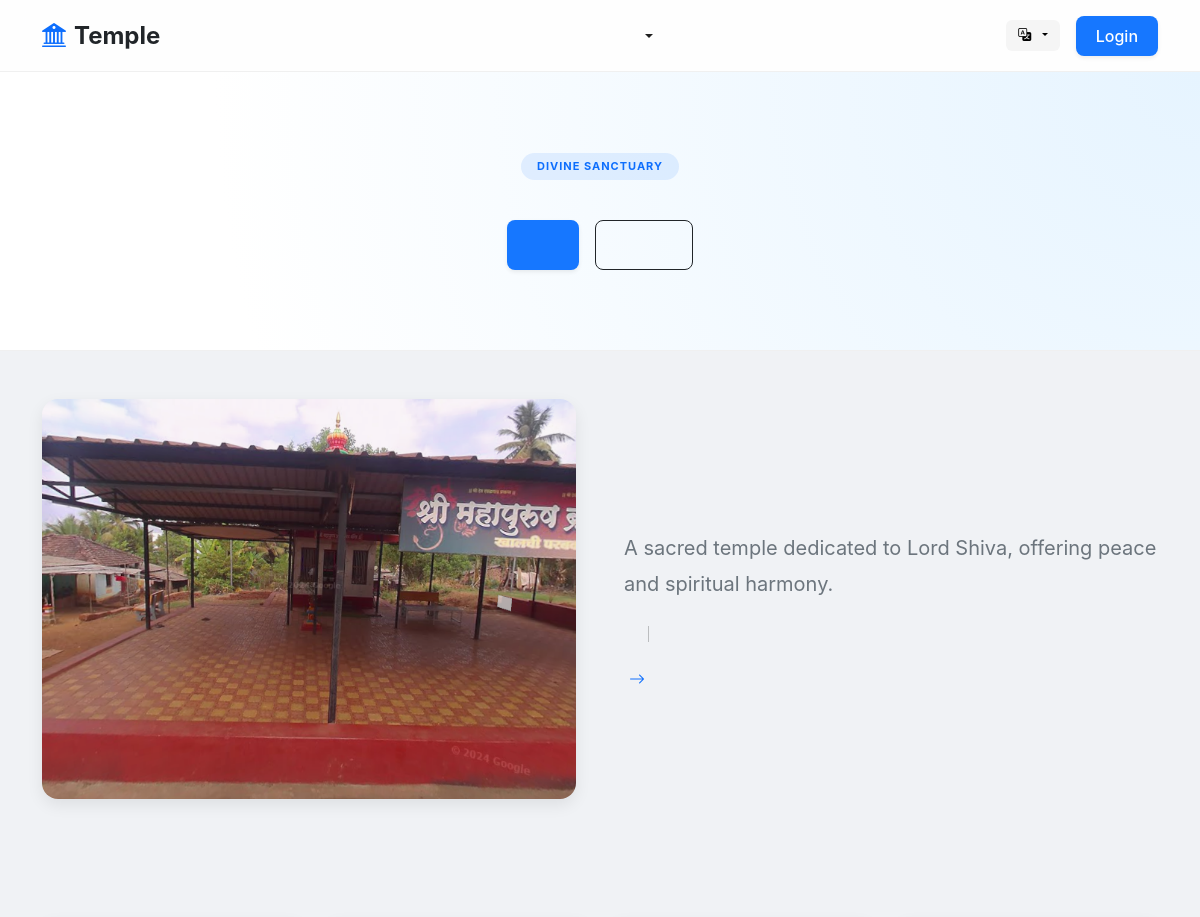
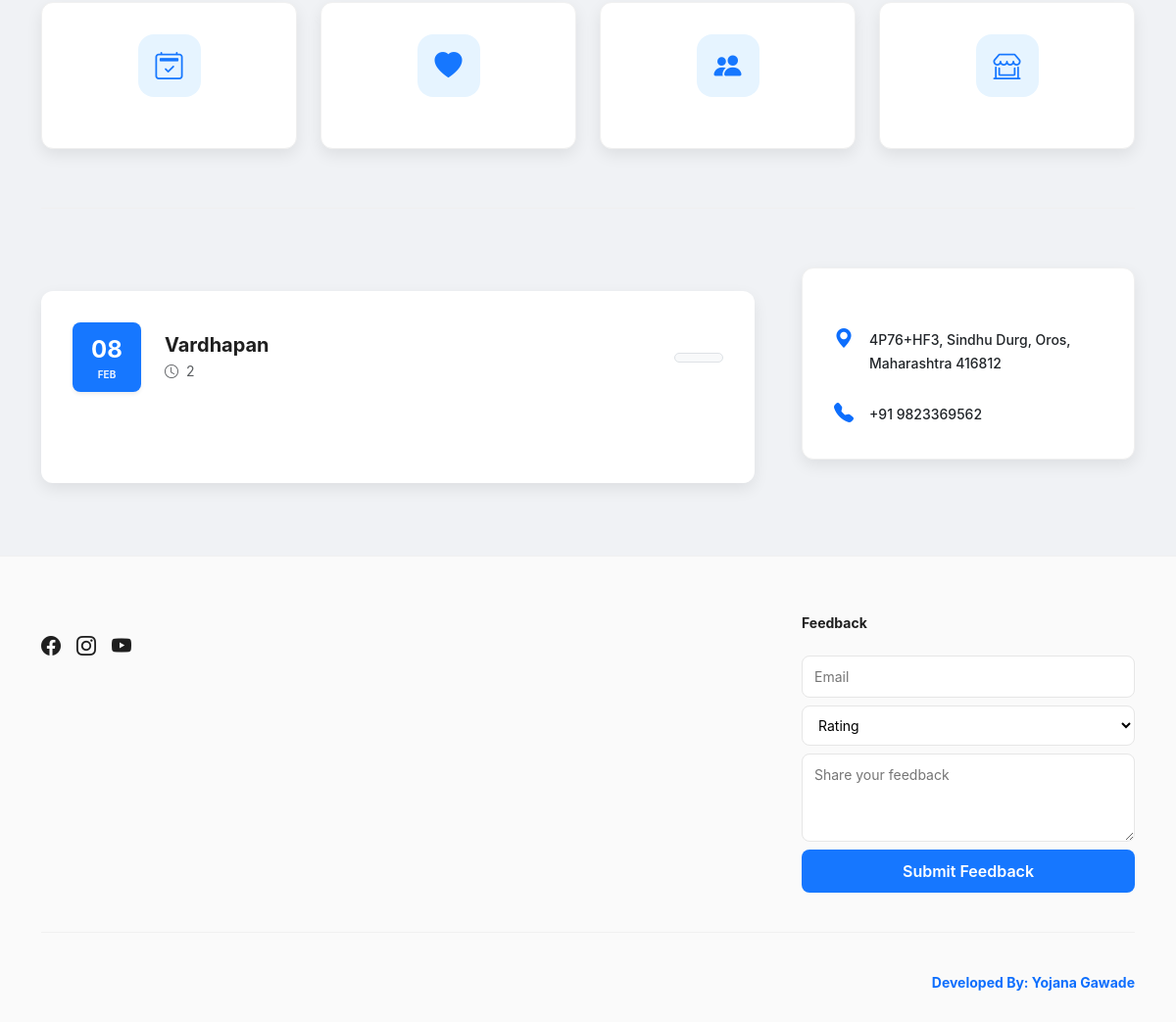
The page / on the database its author committed (2 pictures, top to bottom).
### tables this page shows
CREATE TABLE `temple_info` (
  `id` int(11) NOT NULL,
  `temple_name` varchar(255) NOT NULL,
  `description` text DEFAULT NULL,
  `photo` varchar(255) NOT NULL,
  `contact` varchar(100) DEFAULT NULL,
  `time` varchar(100) DEFAULT NULL,
  `address` varchar(255) NOT NULL,
  `location` varchar(255) DEFAULT NULL
);

CREATE TABLE `events` (
  `id` int(11) NOT NULL,
  `name` varchar(150) NOT NULL,
  `duration` varchar(50) DEFAULT NULL,
  `conduct_on` date DEFAULT NULL,
  `max_participants` int(11) DEFAULT NULL,
  `created_at` timestamp NOT NULL DEFAULT current_timestamp()
);

### includes/lang.php (called while the page is built, shortened)
<?php
$lang = $_SESSION['lang']
    ?? $_COOKIE['lang']
    ?? 'en';
$langFile = __DIR__ . "/../lang/{$lang}.php";
$t = require $langFile;

### index.php (the view, shortened to what this page needs)
<?php
require __DIR__ . '/includes/lang.php';
$eventQuery = false;
if ($con && $con !== false) {
    $templeQuery = mysqli_query($con, "SELECT * FROM temple_info LIMIT 1");
    if ($templeQuery && mysqli_num_rows($templeQuery) > 0) {
        $templeData = mysqli_fetch_assoc($templeQuery);
        $temple['temple_name'] = $templeData['temple_name'];
        $temple['description'] = $templeData['description'];
        $temple['location'] = $templeData['location'];
        $temple['contact'] = $templeData['contact'];
        $temple['time'] = $templeData['time'];
        $temple['address'] = $templeData['address'];
        $temple['photo'] = $templeData['photo'] ? '' : "assets/images/temple.png";
    }
    $eventQuery = mysqli_query($con, "SELECT * FROM events WHERE conduct_on >= CURDATE() ORDER BY conduct_on ASC LIMIT 3");
}
?>
<!DOCTYPE html>
<html lang="<?php echo $lang; ?>">
<head>
    <link href="https://cdn.jsdelivr.net/npm/bootstrap@5.3.0/dist/css/bootstrap.min.css" rel="stylesheet">
    <link rel="stylesheet" href="https://cdn.jsdelivr.net/npm/bootstrap-icons@1.10.5/font/bootstrap-icons.css">
</head>
<body>
    <?php include 'includes/header.php'; ?>
    <section class="ant-hero">
        <div class="container">
            <span class="badge rounded-pill bg-primary bg-opacity-10 text-primary px-3 py-2 mb-3 fw-bold text-uppercase"
                style="letter-spacing: 1px; font-size: 11px;">
                <?php echo $t['welcome_subtitle'] ?? 'Divine Sanctuary'; ?>
            </span>
            <div class="d-flex justify-content-center gap-3 mt-4">
                <a href="donate.php" class="ant-btn-primary-big shadow-sm"><?php echo $t['donate_btn']; ?></a>
                <a href="auth/redirect.php" class="btn btn-outline-dark px-5 py-2 fw-bold"
                    style="border-radius: 8px; height: 50px; display: flex; align-items: center;"><?php echo $t['book_pooja_btn']; ?></a>
            </div>
        </div>
    </section>
    <main class="container py-5">
        <div class="row align-items-center g-5 mb-5 pb-4">
            <div class="col-lg-6">
                <img src="<?= $temple['photo'] ?>" class="temple-img-main" alt="<?php echo $t['temple_image_alt']; ?>">
            </div>
            <div class="col-lg-6">
                <p class="text-secondary fs-5 mb-4" style="line-height: 1.8;">
                    <?php
                    echo nl2br(htmlspecialchars(mb_strimwidth($temple['description'], 0, 450, "...")));
                    ?>
                </p>
                <div class="d-flex gap-4 mb-4">
                </div>
                <a href="about.php" class="btn btn-link text-primary fw-bold p-0 text-decoration-none">
                    <?php echo $t['read_full_history']; ?> <i class="bi bi-arrow-right ms-1"></i>
                </a>
            </div>
        </div>
        <div class="mb-5 pt-4">
            <div class="row g-4">
                <?php
                $icons = ['calendar2-check', 'heart-fill', 'people-fill', 'shop-window'];
                for ($i = 0; $i < 4; $i++): ?>
                    <div class="col-6 col-md-3">
                        <div class="ant-card">
                            <div class="ant-card-body text-center">
                                <div class="service-icon"><i class="bi bi-<?= $icons[$i] ?>"></i></div>
                            </div>
                        </div>
                    </div>
                <?php endfor; ?>
            </div>
        </div>
        <div style="height: 1px; background: var(--ant-border-color); margin: 60px 0;"></div>
        <div class="row g-5">
            <div class="col-lg-8">
                <?php if ($eventQuery && mysqli_num_rows($eventQuery) > 0): ?>
                    <?php while ($event = mysqli_fetch_assoc($eventQuery)): ?>
                        <div class="ant-card mb-4 border-0">
                            <div class="ant-card-body d-flex align-items-center gap-4">
                                <div class="date-box shadow-sm">
                                    <div class="fw-bold fs-4"><?= date("d", strtotime($event['conduct_on'])) ?></div>
                                    <div class="small text-uppercase fw-bold" style="font-size: 10px; opacity: 0.9;">
                                        <?= date("M", strtotime($event['conduct_on'])) ?>
                                    </div>
                                </div>
                                <div class="flex-grow-1">
                                    <h5 class="fw-bold mb-1"><?= htmlspecialchars($event['name']) ?></h5>
                                    <div class="small text-muted"><i class="bi bi-clock me-1"></i> <?= $event['duration'] ?>
                                    </div>
                                </div>
                                <a href="events.php?id=<?= $event['id'] ?>"
                                    class="btn btn-light btn-sm px-4 rounded-pill border fw-bold text-primary"><?php echo $t['details']; ?></a>
                            </div>
                        </div>
                    <?php endwhile; ?>
                <?php endif; ?>
            </div>
            <div class="col-lg-4">
                <div class="ant-card sticky-top" style="top: 88px; z-index: 1;">
                    <div class="ant-card-body">
                        <div class="d-flex gap-3 mb-4">
                            <div class="text-primary fs-5"><i class="bi bi-geo-alt-fill"></i></div>
                            <div>
                                <span
                                    class="small text-dark fw-medium"><?= htmlspecialchars($temple['location'] ?? $t['visit_us']) ?></span>
                            </div>
                        </div>
                        <div class="d-flex gap-3">
                            <div class="text-primary fs-5"><i class="bi bi-telephone-fill"></i></div>
                            <div>
                                <span
                                    class="small text-dark fw-medium"><?= htmlspecialchars($temple['contact'] ?? $t['call_us']) ?></span>
                            </div>
                        </div>
                    </div>
                </div>
            </div>
        </div>
    </main>
    <?php include 'includes/footer.php'; ?>
</body>
</html>

### includes/header.php (shortened to what this page needs)
<?php
require_once __DIR__ . '/lang.php';
$isLoggedIn = $_SESSION['logged_in'] ?? false;
?>
<header class="ant-header">
    <div class="container d-flex align-items-center justify-content-between">
        <a href="index.php" class="fw-bold text-dark text-decoration-none fs-4 d-flex align-items-center">
            <i class="bi bi-bank2 text-primary me-2"></i><?php echo $t['title'] ?? 'Temple'; ?>
        </a>
        <div class="d-none d-lg-flex align-items-center">
            <div class="d-flex align-items-center">
                <a href="index.php" class="ant-menu-item"><?php echo $t['home']; ?></a>
                <a href="about.php" class="ant-menu-item"><?php echo $t['about']; ?></a>
                <a href="panchang.php" class="ant-menu-item"><?php echo $t['panchang']; ?></a>
                <a href="gallery.php" class="ant-menu-item"><?php echo $t['gallery']; ?></a>
                <div class="dropdown">
                    <a class="ant-menu-item dropdown-toggle" href="#" data-bs-toggle="dropdown">
                    </a>
                </div>
            </div>
        </div>
        <div class="d-flex align-items-center gap-3">
            <div class="dropdown">
                <button class="lang-btn dropdown-toggle" type="button" data-bs-toggle="dropdown">
                    <i class="bi bi-translate me-1"></i>
                </button>
            </div>
            <?php if ($isLoggedIn): ?>
                <a href="auth/redirect.php">
                    <div class="user-pill-header shadow-sm">
                        <img src="<?= $headerPhoto ?>" class="rounded-circle" width="28" height="28"
                            style="object-fit: cover;">
                        <span class="small fw-bold d-none d-md-inline">Dashboard</span>
                    </div>
                </a>
            <?php else: ?>
                <a href="auth/login.php" class="ant-btn-header shadow-sm"><?php echo $t['login'] ?? 'Login'; ?></a>
            <?php endif; ?>
        </div>
    </div>
</header>

### includes/footer.php (shortened to what this page needs)
<footer class="ant-footer-base">
    <div class="container">
        <div class="row g-5">
            <div class="col-lg-4">
                <div class="d-flex gap-3 fs-5 mt-3">
                    <i class="bi bi-facebook"></i><i class="bi bi-instagram"></i><i class="bi bi-youtube"></i>
                </div>
            </div>
            <div class="col-lg-2 col-6">
                <ul class="list-unstyled d-grid gap-2">
                </ul>
            </div>
            <div class="col-lg-2 col-6">
                <ul class="list-unstyled d-grid gap-2">
                </ul>
            </div>
            <div class="col-lg-4">
                <h6 class="fw-bold mb-4 small"><?php echo $t['feedback'] ?? 'Feedback'; ?></h6>
                <form method="POST" action="feedback_save.php" class="d-grid gap-2">
                    <input type="email" name="email" class="footer-input-base"
                        placeholder="<?php echo $t['email'] ?? 'Email'; ?>" required>
                    <select name="rating" class="footer-select-base" required>
                        <option value=""><?php echo $t['rating'] ?? 'Rating'; ?></option>
                    </select>
                    <textarea name="message" class="footer-textarea-base"
                        placeholder="<?php echo $t['your_feedback'] ?? 'Share your feedback'; ?>" required></textarea>
                    <button type="submit" class="footer-submit-base">
                        <?php echo $t['submit_feedback'] ?? 'Submit Feedback'; ?>
                    </button>
                </form>
            </div>
        </div>
        <div style="height:1px; background:#f0f0f0; margin: 40px 0;"></div>
        <div class="d-flex flex-column flex-md-row justify-content-between align-items-center gap-3">
            <div class="d-flex gap-3 small fw-bold">
                <span class="text-primary">Developed By: Yojana Gawade</span>
            </div>
        </div>
    </div>
</footer>

### index.php (style rules this page uses)
:root { --ant-primary: #1677ff; --ant-primary-hover: #4096ff; --ant-bg-layout: #f0f2f5; --ant-border-color: #f0f0f0; --ant-text: rgba(0, 0, 0, 0.88); --ant-text-sec: rgba(0, 0, 0, 0.45); --ant-radius: 12px; --ant-shadow: 0 6px 16px 0 rgba(0, 0, 0, 0.08); }
body { font-family: -apple-system, BlinkMacSystemFont, 'Segoe UI', Roboto, sans-serif; background-color: var(--ant-bg-layout); color: var(--ant-text); -webkit-user-select: none; user-select: none; }
.ant-hero { background: #fff; padding: 80px 0; text-align: center; border-bottom: 1px solid var(--ant-border-color); background-image: radial-gradient(circle at top right, #e6f4ff 0%, #ffffff 80%); }
.ant-card { background: #fff; border: 1px solid var(--ant-border-color); border-radius: var(--ant-radius); box-shadow: var(--ant-shadow); transition: all 0.3s cubic-bezier(0.23, 1, 0.32, 1); overflow: hidden; height: 100%; }
.ant-card-body { padding: 32px; }
.service-icon { width: 64px; height: 64px; background: #e6f4ff; color: var(--ant-primary); border-radius: 16px; display: flex; align-items: center; justify-content: center; margin: 0 auto 20px; font-size: 28px; }
.temple-img-main { width: 100%; height: 400px; object-fit: cover; border-radius: 16px; box-shadow: var(--ant-shadow); }
.date-box { background: var(--ant-primary); color: #fff; border-radius: 8px; min-width: 70px; padding: 10px; text-align: center; }
.ant-btn-primary-big { background-color: var(--ant-primary); color: #fff !important; padding: 12px 36px; border-radius: 8px; font-weight: 600; display: inline-block; text-decoration: none; transition: 0.3s; }

### includes/header.php (style rules this page uses)
body, body * { -webkit-user-select: none; user-select: none; }
.ant-header { background: rgba(255, 255, 255, 0.9); backdrop-filter: blur(12px); height: 72px; display: flex; align-items: center; border-bottom: 1px solid #f0f0f0; position: sticky; top: 0; z-index: 1000; }
a { text-decoration: none; color: #000; }
.ant-menu-item { color: rgba(0, 0, 0, 0.88); text-decoration: none; padding: 0 16px; font-size: 14px; font-weight: 500; display: flex; align-items: center; height: 72px; transition: 0.3s; }
.ant-btn-header { background-color: #1677ff; color: #fff !important; border: none; padding: 8px 20px; border-radius: 8px; font-weight: 500; text-decoration: none; }
.lang-btn { border: none; background: #f5f5f5; font-size: 13px; font-weight: 600; padding: 6px 12px; border-radius: 6px; transition: 0.2s; }

### includes/footer.php (style rules this page uses)
.ant-footer-base { background: #fafafa; border-top: 1px solid #f0f0f0; padding: 60px 0 30px; color: rgba(0, 0, 0, 0.88); margin-top: 50px; }
.footer-input-base, .footer-textarea-base, .footer-select-base { width: 100%; border: 1px solid #e6e6e6; border-radius: 8px; padding: 10px 12px; font-size: 14px; background: #fff; }
.footer-textarea-base { min-height: 90px; resize: vertical; }
.footer-submit-base { background: #1677ff; color: #fff; border: none; padding: 10px 16px; border-radius: 8px; font-weight: 600; width: 100%; }

### rows shown on the page
temple_info: description "A sacred temple dedicated to Lord Shiva, offering peace and spiritual harmony.", location "4P76+HF3, Sindhu Durg, Oros, Maharashtra 416812", contact "+91 9823369562"
events: conduct_on "08", conduct_on "FEB", name "Vardhapan", duration "2"

### other values the page prints
$t['title'] "Temple"
$t['login'] "Login"
$t['welcome_subtitle'] "DIVINE SANCTUARY"
$t['feedback'] "Feedback"
$t['submit_feedback'] "Submit Feedback"
form field rating "Rating"
